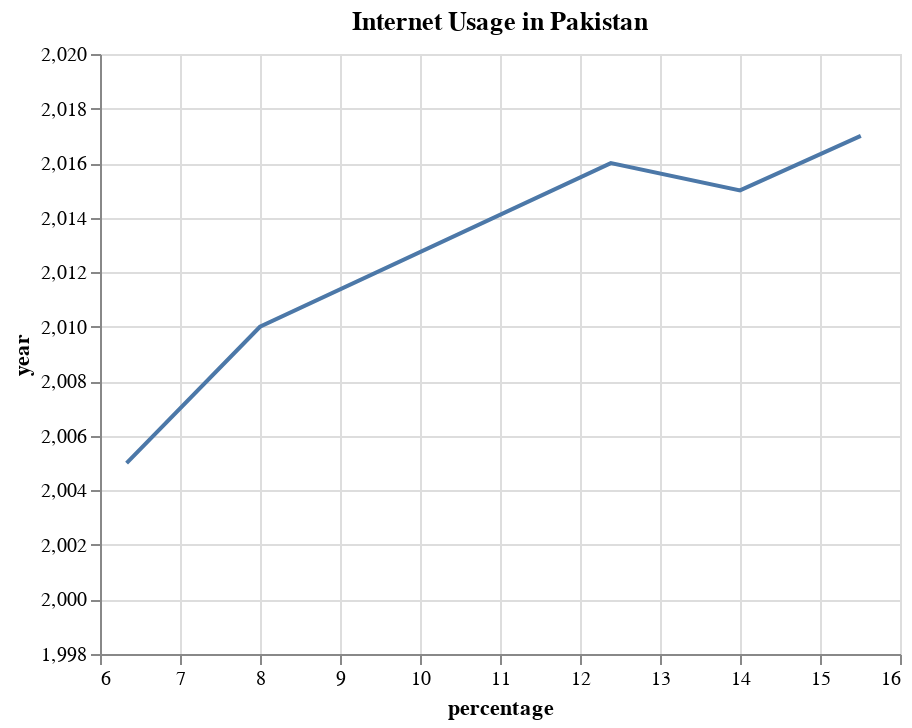

Here is the notebook cell this chart was saved with:
### Markdown cell above
## Altair Line Chart

For this altair line chart I am using Communication data, more specifically Internet Usage data. 
The source of this data is International Telecommunication Union (ITU) based in Geneva. 

- Plotting the percentage of people in Pakistan, using the internet from years 2005-2018

### Code cell
mask = internet['country'] == 'Pakistan'
internet[mask]

alt.Chart(internet[mask]).mark_line().encode(
    alt.X('percentage'),
    alt.Y('year', scale=alt.Scale(domain=[1998, 2020]))).properties(
    title='Internet Usage in Pakistan')

### Figure 1 — Vega-Lite specification as saved in the notebook (floating-point values rounded to 4 significant figures)
{"config": {"view": {"continuousWidth": 400, "continuousHeight": 300}}, "data": {"name": "data-f087fd19ef8b106966ce5e26b47eb175"}, "mark": "line", "encoding": {"x": {"type": "quantitative", "field": "percentage"}, "y": {"type": "quantitative", "field": "year", "scale": {"domain": [1998, 2020]}}}, "title": "Internet Usage in Pakistan", "$schema": "https://vega.github.io/schema/vega-lite/v4.8.1.json", "datasets": {"data-f087fd19ef8b106966ce5e26b47eb175": [{"country": "Pakistan", "year": 2005, "percentage": 6.332}, {"country": "Pakistan", "year": 2010, "percentage": 8.0}, {"country": "Pakistan", "year": 2015, "percentage": 14.0}, {"country": "Pakistan", "year": 2016, "percentage": 12.39}, {"country": "Pakistan", "year": 2017, "percentage": 15.51}]}}
